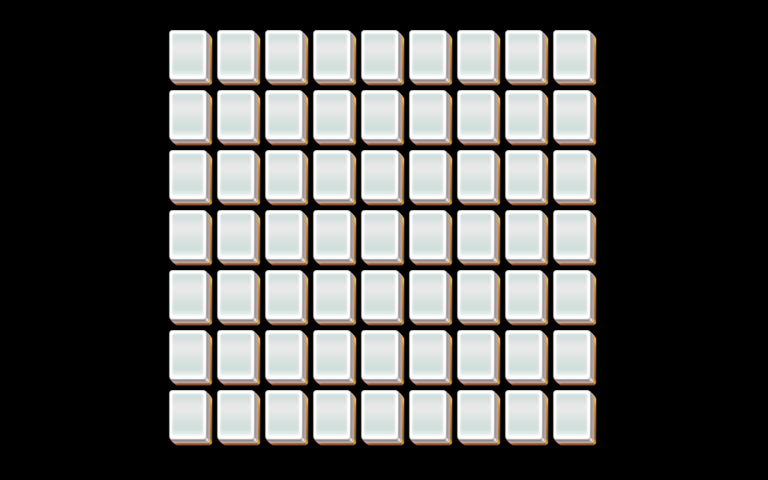

Rendered tile map (Tiled .tmx) drawn with the repository's tilesets; below, a short description and the map source with its tile grids summarised:
An orthogonal 32x16 tile map with 24x30 px tiles, 4 tile layers (layer1, layer2, layer3, layer4).

<map version="1.0" orientation="orthogonal" width="32" height="16" tilewidth="24" tileheight="30">
 <properties>
  <property name="species" value="15" />
 </properties>
 <tileset firstgid="1" name="mahjong" tilewidth="48" tileheight="60">
  <image source="mahjong.png" width="48" height="60" />
 </tileset>
 <layer name="layer1" width="32" height="16">
  <data>[512 cells, 63 non-empty, 1 distinct tile ids]</data>
 </layer>
 <layer name="layer2" width="32" height="16">
  <data>[512 cells, 63 non-empty, 1 distinct tile ids]</data>
 </layer>
 <layer name="layer3" width="32" height="16">
  <data>[512 cells, 63 non-empty, 1 distinct tile ids]</data>
 </layer>
 <layer name="layer4" width="32" height="16">
  <data>[512 cells, 63 non-empty, 1 distinct tile ids]</data>
 </layer>
</map>
